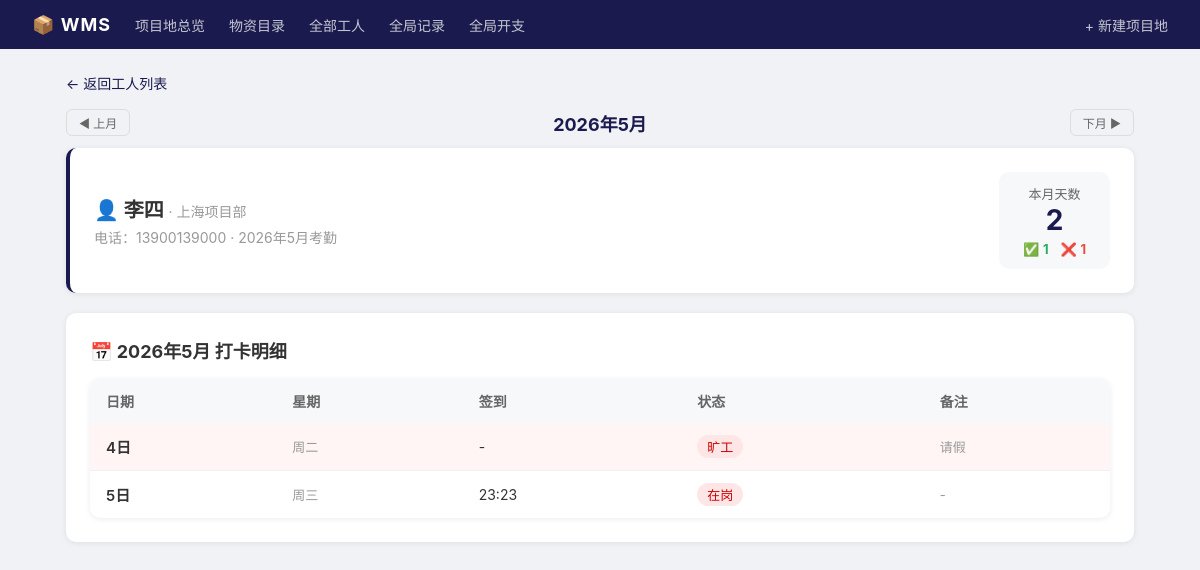
Screenshot of /worker/2/monthly with the database file from the repository.
### tables this page shows
CREATE TABLE workers (
            id INTEGER PRIMARY KEY AUTOINCREMENT,
            site_id INTEGER NOT NULL,
            name TEXT NOT NULL,
            phone TEXT DEFAULT '',
            id_card TEXT DEFAULT '',
            created TEXT NOT NULL,
            FOREIGN KEY (site_id) REFERENCES sites(id) ON DELETE CASCADE
        );

CREATE TABLE sites (
            id INTEGER PRIMARY KEY AUTOINCREMENT,
            name TEXT UNIQUE NOT NULL,
            location TEXT DEFAULT '',
            contact TEXT DEFAULT '',
            created TEXT NOT NULL
        );

CREATE TABLE attendance (
            id INTEGER PRIMARY KEY AUTOINCREMENT,
            worker_id INTEGER NOT NULL,
            site_id INTEGER NOT NULL,
            date TEXT NOT NULL,
            check_in TEXT,
            check_out TEXT,
            note TEXT DEFAULT '', status TEXT DEFAULT '',
            UNIQUE(worker_id, date),
            FOREIGN KEY (worker_id) REFERENCES workers(id) ON DELETE CASCADE,
            FOREIGN KEY (site_id) REFERENCES sites(id) ON DELETE CASCADE
        );

### app.py (the view)
@app.route("/worker/<int:id>/monthly")
def worker_monthly(id):
    conn = get_db()
    worker = conn.execute("""
        SELECT w.*, s.name AS site_name
        FROM workers w JOIN sites s ON s.id = w.site_id
        WHERE w.id = ?
    """, (id,)).fetchone()
    if not worker:
        flash("工人不存在", "error")
        conn.close()
        return redirect(url_for("index"))
    year = int(request.args.get("year", datetime.now().year))
    month = int(request.args.get("month", datetime.now().month))
    prefix = f"{year}-{month:02d}"
    records = conn.execute("""
        SELECT * FROM attendance
        WHERE worker_id=? AND date LIKE ?
        ORDER BY date
    """, (id, f"{prefix}%")).fetchall()
    conn.close()
    return render_template("worker_monthly.html", worker=worker, records=records, year=year, month=month)

### app.py (called while the page is built)
@app.after_request
def no_cache(response):
    if response.mimetype == "text/html":
        response.headers["Cache-Control"] = "no-cache, no-store, must-revalidate"
        response.headers["Pragma"] = "no-cache"
        response.headers["Expires"] = "0"
    return response

def get_db():
    conn = sqlite3.connect(DB_PATH)
    conn.row_factory = sqlite3.Row
    conn.execute("PRAGMA foreign_keys = ON")
    return conn

### templates/worker_monthly.html (shortened to what this page needs)
{% extends "base.html" %}
{% block content %}
<a href="{{ url_for('worker_list', site_id=worker.site_id) }}" class="back-link">← 返回工人列表</a>
<div style="display:flex;justify-content:space-between;align-items:center;margin-bottom:12px">
    <a href="?id={{ worker.id }}&year={{ year-1 if month == 1 else year }}&month={{ month-1 if month > 1 else 12 }}"
       class="btn btn-outline btn-sm">◀ 上月</a>
    <span style="font-size:18px;font-weight:700;color:#1a1a4e">{{ year }}年{{ month }}月</span>
    <a href="?id={{ worker.id }}&year={{ year if month < 12 else year+1 }}&month={{ month+1 if month < 12 else 1 }}"
       class="btn btn-outline btn-sm">下月 ▶</a>
</div>
<div class="card" style="margin-bottom:20px;border-left:4px solid #1a1a4e">
    <div style="display:flex;justify-content:space-between;align-items:center">
        <div>
            <div class="page-title" style="margin-bottom:4px">👤 {{ worker.name }} <span style="font-size:14px;color:#999;font-weight:400">· {{ worker.site_name }}</span></div>
            <div style="color:#999;font-size:14px">
                {% if worker.phone %}电话：{{ worker.phone }} · {% endif %}
                {{ year }}年{{ month }}月考勤
            </div>
        </div>
        <div style="text-align:center;background:#f7f8fa;padding:12px 24px;border-radius:10px">
            {% set total = records|length %}
            {% set checked = records|selectattr('check_in')|list|length %}
            {% set absent = records|selectattr('status', 'equalto', '旷工')|list|length %}
            <div style="font-size:13px;color:#666">本月天数</div>
            <div style="font-size:28px;font-weight:700;color:#1a1a4e">{{ total }}</div>
            <div style="display:flex;gap:12px;margin-top:4px;font-size:13px">
                <span>✅ <strong style="color:#27ae60">{{ checked }}</strong></span>
                <span>❌ <strong style="color:#e74c3c">{{ absent }}</strong></span>
            </div>
        </div>
    </div>
</div>
<div class="card">
    <h2 style="font-size:18px">📅 {{ year }}年{{ month }}月 打卡明细</h2>
    {% if records %}
    <table>
        <tr>
            <th>日期</th><th>星期</th><th>签到</th><th>状态</th><th>备注</th>
        </tr>
        {% set weekdays = ['周一','周二','周三','周四','周五','周六','周日'] %}
        {% for r in records %}
        {% set day = r.date.split('-')[2]|int %}
        {% set wday = (r.date + ' 00:00:00'|strftime) if False else '' %}
        <tr style="{% if r.status == '旷工' %}background:#fff5f5{% endif %}">
            <td style="font-size:15px;font-weight:600">{{ day }}日</td>
            <td style="color:#999;font-size:13px">{{ weekdays[(loop.index0 + 1) % 7] }}</td>
            <td>{{ r.check_in if r.check_in else '-' }}</td>
            <td>
                {% if r.status == '旷工' %}
                <span class="badge" style="background:#ffe6e6;color:#cc0000;font-size:13px">旷工</span>
                {% elif r.check_in and r.check_out %}
                <span class="badge badge-in" style="font-size:13px">已签退</span>
                {% elif r.check_in %}
                <span class="badge badge-out" style="font-size:13px">在岗</span>
                {% endif %}
            </td>
            <td style="color:#999;font-size:13px">{{ r.note or '-' }}</td>
        </tr>
        {% endfor %}
    </table>
    {% else %}
    <div class="empty" style="padding:30px">
        <p style="font-size:20px;margin-bottom:8px">📭</p>
        <p style="font-size:16px">本月暂无打卡记录</p>
    </div>
    {% endif %}
</div>
{% endblock %}

### templates/base.html (style rules this page uses)
* { margin: 0; padding: 0; box-sizing: border-box; }
body { font-family: -apple-system, 'Microsoft YaHei', sans-serif; background: #f0f2f5; color: #333; }
table { width: 100%; border-collapse: collapse; background: #fff; border-radius: 10px; overflow: hidden; box-shadow: 0 1px 6px rgba(0,0,0,.08); }
th, td { padding: 12px 16px; text-align: left; font-size: 14px; }
th { background: #f7f8fa; color: #666; font-weight: 600; }
tr:not(:last-child) td { border-bottom: 1px solid #f0f0f0; }
.btn { display: inline-block; padding: 8px 20px; border-radius: 6px; font-size: 14px; text-decoration: none; cursor: pointer; border: none; }
.btn-sm { padding: 4px 12px; font-size: 12px; }
.btn-outline { background: transparent; color: #666; border: 1px solid #ddd; }
.card { background: #fff; border-radius: 10px; padding: 24px; box-shadow: 0 1px 6px rgba(0,0,0,.08); }
.card h2 { font-size: 18px; margin-bottom: 16px; }
.badge { display: inline-block; padding: 2px 10px; border-radius: 12px; font-size: 12px; }
.badge-out { background: #ffe6e6; color: #cc0000; }
.page-title { font-size: 20px; font-weight: 700; margin-bottom: 16px; }
.back-link { display: inline-block; margin-bottom: 16px; color: #1a1a4e; text-decoration: none; font-size: 14px; }

### rows the page displays
workers: name "李四", phone "13900139000"
sites: site_name "上海项目部"
attendance: day "4", weekdays "周二", check_in "-", status "旷工", note "请假"
attendance: id "5", weekdays "周三", check_in "23:23", status "在岗", note "-"

### other values shown
{{ year }} "2026"
{{ month }} "5"
{{ total }} "2"
{{ checked }} "1"
{{ absent }} "1"
